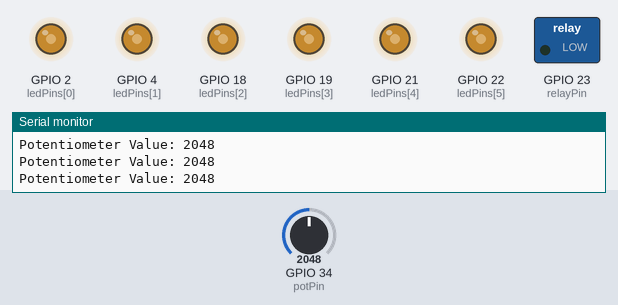
This sketch was run on a simulated ESP32. Parts: switched loads named in the sketch (green lamp = pin HIGH), output pins drawn as LEDs (lit = HIGH), the last lines printed to the serial monitor. Inputs (shaded band) come from the test bench; at power-on: GPIO 34 (potPin) = 2048.

Above: at 1.2 s.
1.3 s: GPIO 34 (potPin) set to 2866
At 1.8 s:
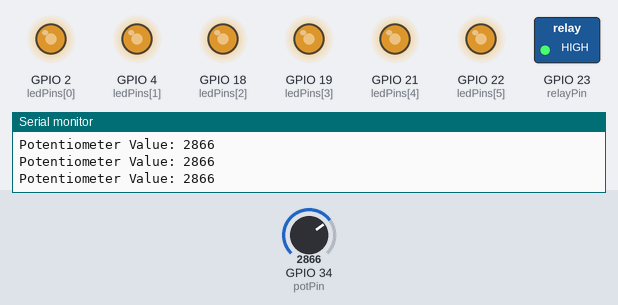
2.8 s: GPIO 34 (potPin) set to 3603
At 3.1 s:
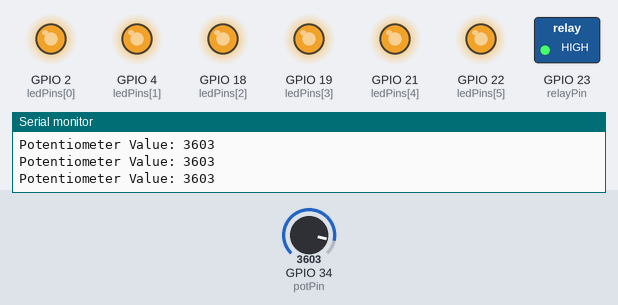
4.3 s: GPIO 34 (potPin) set to 491
At 5.5 s:
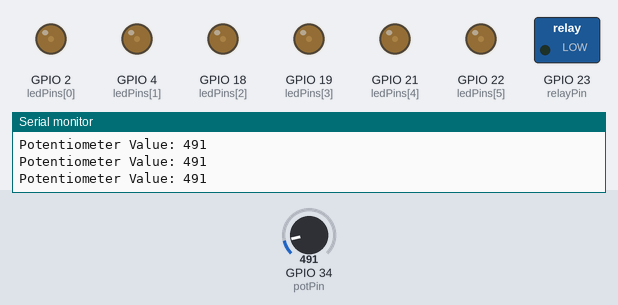
5.8 s: GPIO 34 (potPin) set to 0
At 7.0 s:
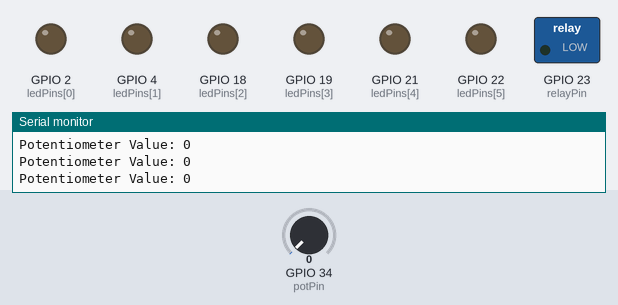
7.3 s: GPIO 34 (potPin) set to 2047
At 8.7 s:
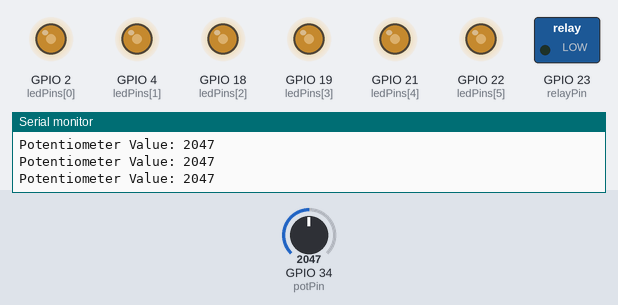
Timing chart, 0 to 9.8 s (numbered marks = the images above; inputs shaded):
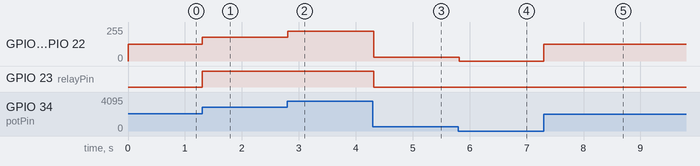

Measured:
- after the input at 1.3 s, GPIO 2 (ledPins[0]), GPIO 4 (ledPins[1]), GPIO 18 (ledPins[2]), GPIO 19 (ledPins[3]), GPIO 21 (ledPins[4]), GPIO 22 (ledPins[5]): 127/255 → 177/255 at once; GPIO 23 (relayPin): LOW → HIGH at once
- after the input at 2.8 s, GPIO 2 (ledPins[0]), GPIO 4 (ledPins[1]), GPIO 18 (ledPins[2]), GPIO 19 (ledPins[3]), GPIO 21 (ledPins[4]), GPIO 22 (ledPins[5]): 177/255 → 223/255 at once
- after the input at 4.3 s, GPIO 2 (ledPins[0]), GPIO 4 (ledPins[1]), GPIO 18 (ledPins[2]), GPIO 19 (ledPins[3]), GPIO 21 (ledPins[4]), GPIO 22 (ledPins[5]): 223/255 → 30/255 at once; GPIO 23 (relayPin): HIGH → LOW at once
- after the input at 5.8 s, GPIO 2 (ledPins[0]), GPIO 4 (ledPins[1]), GPIO 18 (ledPins[2]), GPIO 19 (ledPins[3]), GPIO 21 (ledPins[4]), GPIO 22 (ledPins[5]): 30/255 → 0/255 at once
- after the input at 7.3 s, GPIO 2 (ledPins[0]), GPIO 4 (ledPins[1]), GPIO 18 (ledPins[2]), GPIO 19 (ledPins[3]), GPIO 21 (ledPins[4]), GPIO 22 (ledPins[5]): 0/255 → 127/255 at once

The sketch:

manual_dimmer_power_switch.ino
```cpp
const int potPin = 34;      // ESP32 Analog input pin (GPIO 34)
const int relayPin = 23;    // Digital pin connected to Relay IN

// Array of 6 LED pins
const int ledPins[6] = {2, 4, 18, 19, 21, 22};

// PWM properties for ESP32 Core v3.x
const int freq = 5000;      // 5 kHz PWM frequency
const int resolution = 8;   // 8-bit resolution (0 - 255 brightness)

void setup() {
  Serial.begin(115200);
  pinMode(relayPin, OUTPUT);
  digitalWrite(relayPin, LOW);

  // Attach and configure each LED pin for PWM using the v3.x syntax
  for (int i = 0; i < 6; i++) {
    ledcAttach(ledPins[i], freq, resolution);
    ledcWrite(ledPins[i], 0); // Start with LEDs off
  }
}

void loop() {
  int potValue = analogRead(potPin); // Reads 0 to 4095 on ESP32
  Serial.print("Potentiometer Value: ");
  Serial.println(potValue);

  // 1. Master Power Switch (Relay) Action
  // Turns relay ON when past the halfway mark (2048)
  if (potValue > 2048) {
    digitalWrite(relayPin, HIGH);
  } else {
    digitalWrite(relayPin, LOW);
  }

  // 2. Manual Dimmer Action
  // Map the 0-4095 potentiometer range to 0-255 PWM brightness
  int brightness = map(potValue, 0, 4095, 0, 255);

  // Apply the brightness level directly to each LED pin
  for (int i = 0; i < 6; i++) {
    ledcWrite(ledPins[i], brightness);
  }

  delay(20); // Smooth update delay
}
```
